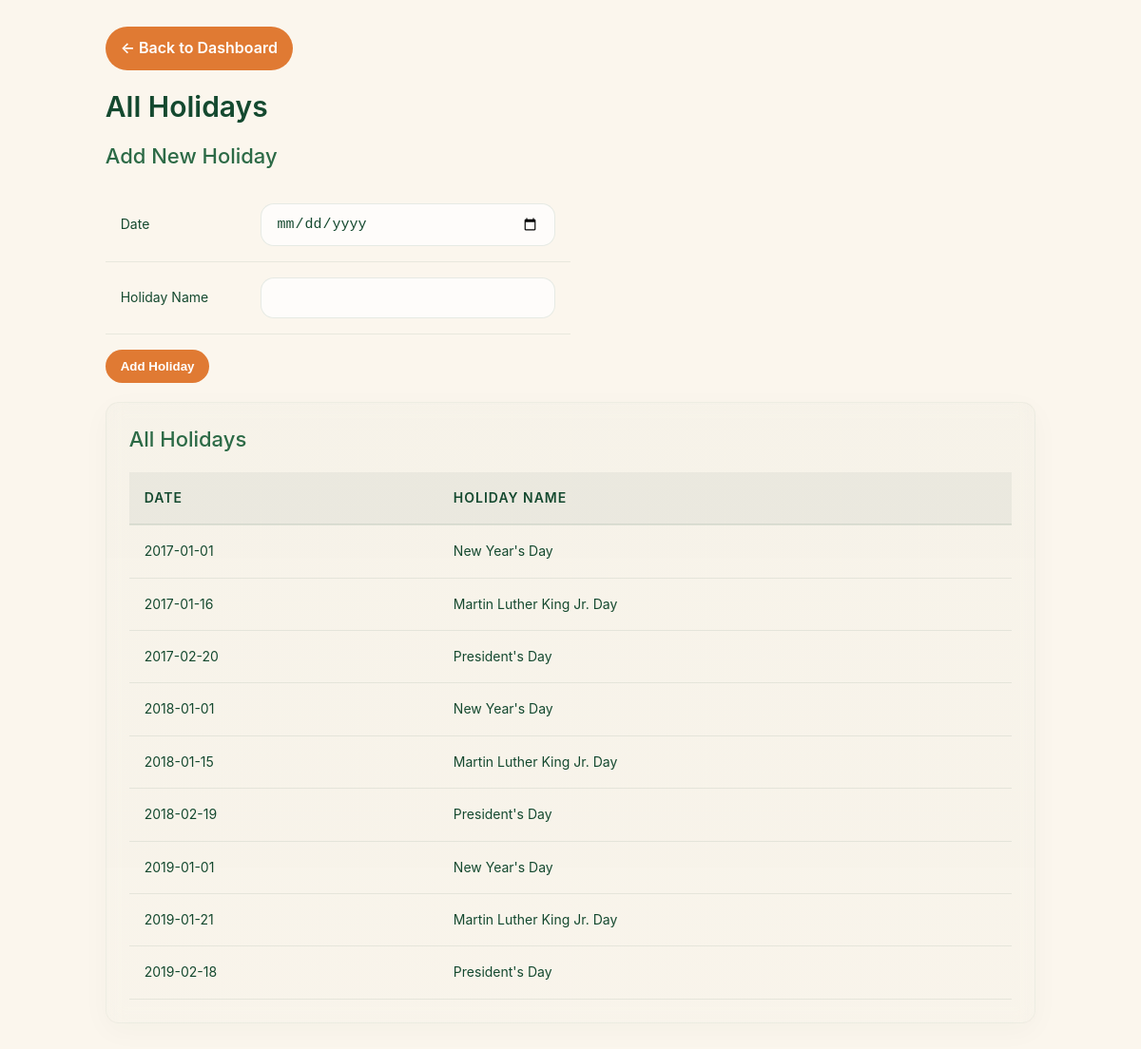
Screenshot of /manage_holidays.php with the database file from the repository.
### tables this page shows
CREATE TABLE Holiday (
    date DATE PRIMARY KEY,
    holiday_name VARCHAR(255) NOT NULL,
    FOREIGN KEY (date) REFERENCES Date(date)
);

### manage_holidays.php (the view, shortened to what this page needs)
<?php
include('lib/common.php');
$query = "SELECT date, holiday_name FROM Holiday ORDER BY date ASC";
$result = mysqli_query($db, $query);
?>
<!DOCTYPE html>
<html lang="en">
<head>
    <link rel="stylesheet" href="css/report.css">
</head>
<body>
<div class="container">
    <a href="dashboard.php" class="back-btn">← Back to Dashboard</a>
    <h2 class="report-table-title">All Holidays</h2>
    <h2 class="report-table-subtitle">Add New Holiday</h2>
    <form name="add_holiday_form" action="manage_holidays.php" method="POST">
        <table class="report-table" style="width: 50%">
            <tr>
                <td style="width: 30%">Date</td>
                <td><input type="date" name="holiday_date" class="form-input" /></td>
            </tr>
            <tr>
                <td style="width: 30%">Holiday Name</td>
                <td><input type="text" name="holiday_name" class="form-input" /></td>
            </tr>
        </table>
        <button type="submit" class="back-btn" style="margin-top: 16px;">
            Add Holiday
        </button>
    </form>
    <div class="table-container">
        <h2 class="report-table-subtitle">All Holidays</h2>
        <table class="report-table">
            <thead>
            <tr>
                <th>Date</th>
                <th>Holiday Name</th>
            </tr>
            </thead>
            <tbody>
            <?php if (isset($result) && mysqli_num_rows($result) > 0): ?>
                <?php while ($row = mysqli_fetch_assoc($result)): ?>
                    <tr>
                        <td><?php echo $row['date']; ?></td>
                        <td><?php echo $row['holiday_name']; ?></td>
                    </tr>
                <?php endwhile; ?>
            <?php else: ?>
                <tr>
                    <td colspan="2" style="text-align: center; color: var(--muted-green);">No holidays found.</td>
                </tr>
            <?php endif; ?>
            </tbody>
        </table>
    </div>
</div>
</body>
</html>

### css/report.css (style rules this page uses)
:root { --bg-cream: #fbf6ed; --peach: #e07a33; --deep-green: #14492f; --muted-green: #2c6a46; --card: rgba(20,73,47,0.06); --glass: rgba(20,73,47,0.06); --shadow: rgba(20,73,47,0.08); --accent-contrast: #fff; --radius: 14px; font-family: Inter, ui-sans-serif, system-ui, -apple-system, "Segoe UI", Roboto, "Helvetica Neue", Arial; }
body { background: var(--bg-cream); color: var(--deep-green); line-height: 1.6; }
.container { margin: 20px 8%; padding: 8px; box-sizing: border-box; }
.back-btn { display: inline-flex; align-items: center; gap: 8px; padding: 10px 16px; background: var(--peach); color: var(--accent-contrast); border-radius: 999px; text-decoration: none; font-weight: 600; margin-bottom: 20px; border: none; cursor: pointer; transition: transform 0.1s ease; }
.table-container { background: linear-gradient(180deg, rgba(20,73,47,0.02), rgba(20,73,47,0.01)); border-radius: var(--radius); padding: 24px; border: 1px solid rgba(20,73,47,0.04); box-shadow: 0 8px 30px rgba(20,73,47,0.03); backdrop-filter: blur(10px); }
.report-table-title { font-size: 30px; color: var(--deep-green); margin: 0 0 20px; font-weight: 600; line-height: 1.2; }
.report-table-subtitle { font-size: 22px; color: var(--muted-green); margin: 0 0 20px; font-weight: 500; line-height: 1.3; }
.report-table { width: 100%; border-collapse: collapse; background: transparent; margin-top: 16px; }
.report-table th { background: rgba(20,73,47,0.05); color: var(--deep-green); font-weight: 600; padding: 16px; text-align: left; border-bottom: 2px solid rgba(20,73,47,0.1); font-size: 14px; text-transform: uppercase; letter-spacing: 1px; }
.report-table td { padding: 16px; border-bottom: 1px solid rgba(20,73,47,0.08); color: var(--deep-green); font-size: 14px; }
.report-table tr { transition: background 0.2s ease; }
.form-input { width: 100%; padding: 12px 16px; border: 1px solid rgba(20,73,47,0.1); border-radius: var(--radius); background: rgba(255, 255, 255, 0.7); color: var(--deep-green); font-size: 15px; box-sizing: border-box; transition: border-color 0.2s ease, box-shadow 0.2s ease; }

### rows the page displays
holiday: date "2017-01-01", holiday_name "New Year's Day"
holiday: date "2017-01-16", holiday_name "Martin Luther King Jr. Day"
holiday: date "2017-02-20", holiday_name "President's Day"
holiday: date "2018-01-01", holiday_name "New Year's Day"
holiday: date "2018-01-15", holiday_name "Martin Luther King Jr. Day"
holiday: date "2018-02-19", holiday_name "President's Day"
holiday: date "2019-01-01", holiday_name "New Year's Day"
holiday: date "2019-01-21", holiday_name "Martin Luther King Jr. Day"
holiday: date "2019-02-18", holiday_name "President's Day"
